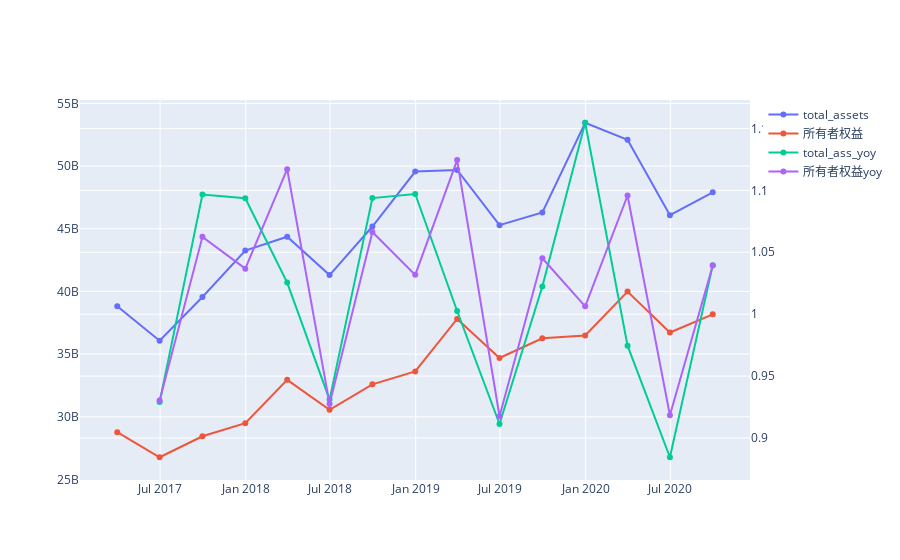

Write notebook code for a chart like this one.
### Code cell
fig = go.Figure()
fig.add_trace(go.Scatter(x=data_df.index, y=data_df.total_assets,name='total_assets'))
fig.add_trace(go.Scatter(x=data_df.index, y=data_df.total_hldr_eqy_inc_min_int,name='所有者权益'))

fig.add_trace(go.Scatter(x=data_df.index, y=data_df.total_ass_yoy , yaxis='y2',name='total_ass_yoy'))
fig.add_trace(go.Scatter(x=data_df.index, y=data_df.total_hldr_eqy_inc_min_int_yoy , yaxis='y2',name='所有者权益yoy'))

fig.update_layout(yaxis2=dict(anchor='x', overlaying='y', side='right'))#设置坐标轴的格式，一般次坐标轴在右侧
fig.show()
